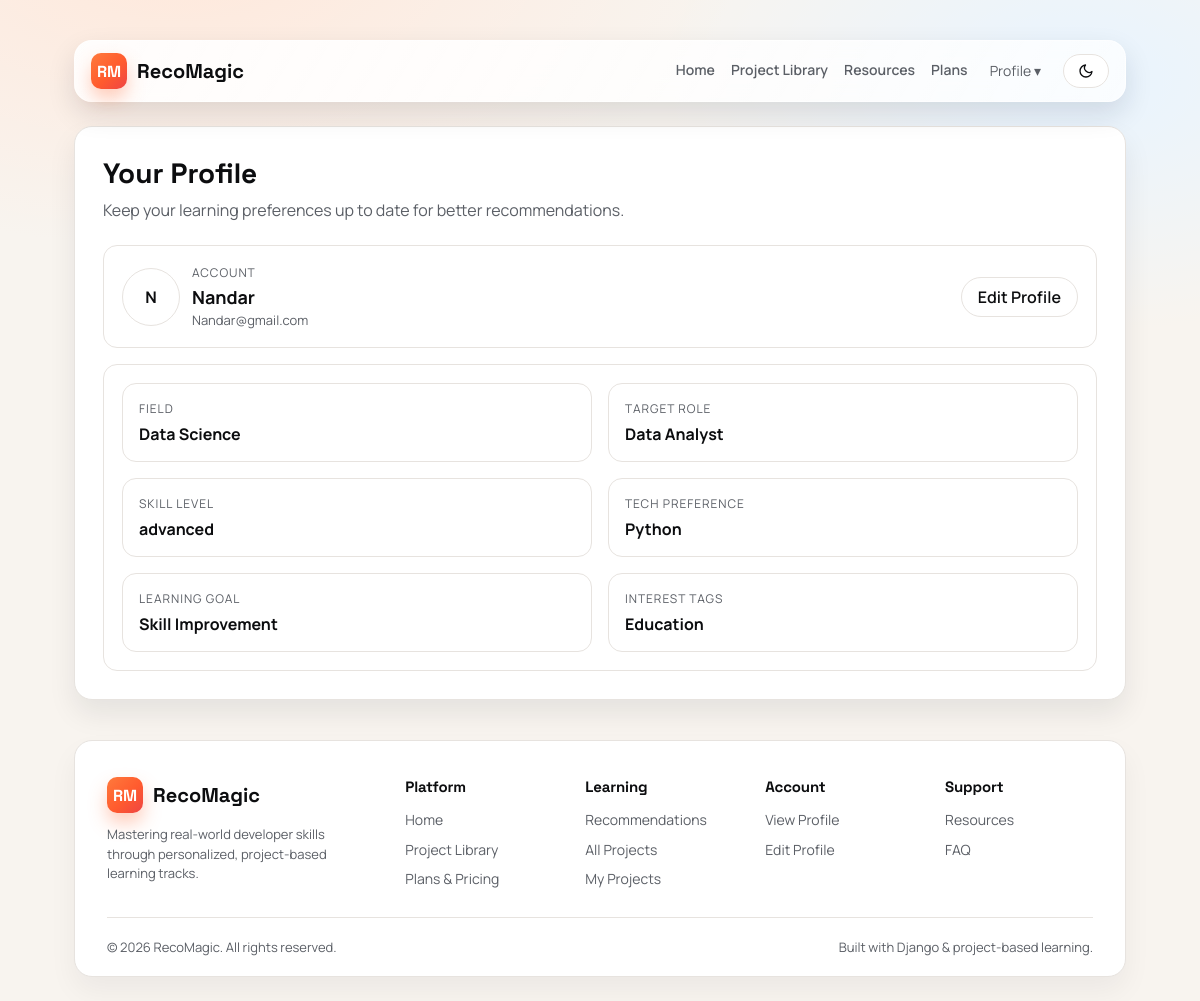
Screenshot of /profile/ (signed in) with the database file from the repository.
### users/models.py (models this page shows, shortened)
class UserProfile(models.Model):
    objects = None
    SKILL_LEVEL_CHOICES = [
        ("beginner", "Beginner"),
        ("intermediate", "Intermediate"),
        ("advanced", "Advanced"),
    ]
    user = models.OneToOneField(settings.AUTH_USER_MODEL, on_delete=models.CASCADE)
    field = models.CharField(max_length=100)
    target_role = models.CharField(max_length=100)
    skill_level = models.CharField(max_length=20, choices=SKILL_LEVEL_CHOICES)
    tech_preference = models.CharField(max_length=100)
    learning_goal = models.CharField(max_length=100)
    interest_tags = models.CharField(max_length=200, help_text="Comma separated tags")
    profile_picture = models.FileField(upload_to="profile_pictures/", blank=True, null=True)

### users/views.py (the view)
# urls.py: path("profile/", views.profile_view, name="profile_view"),
@login_required
def profile_view(request):
    profile = UserProfile.objects.filter(user=request.user).first()
    premium_request = _get_latest_premium_request(request.user)
    premium_review_notice = _mark_review_notice(request.user)
    saved = request.GET.get("saved") == "1"
    return render(
        request,
        "users/profile_view.html",
        {
            "profile": profile,
            "premium_request": premium_request,
            "premium_review_notice": premium_review_notice,
            "saved": saved,
        },
    )

### users/views.py (called while the page is built)
def _get_latest_premium_request(user):
    try:
        return PremiumRequest.objects.filter(user=user).order_by("-requested_at", "-id").first()
    except OperationalError:
        return None

def _get_latest_reviewed_premium_request(user):
    try:
        return (
            PremiumRequest.objects.filter(user=user, status__in=["approved", "rejected"])
            .order_by("-reviewed_at", "-requested_at", "-id")
            .first()
        )
    except OperationalError:
        return None

def _mark_review_notice(user):
    reviewed_request = _get_latest_reviewed_premium_request(user)
    if not reviewed_request or not reviewed_request.reviewed_at:
        return None
    if reviewed_request.user_notified_at and reviewed_request.user_notified_at >= reviewed_request.reviewed_at:
        return None
    reviewed_request.user_notified_at = timezone.now()
    reviewed_request.save(update_fields=["user_notified_at"])
    return reviewed_request

### users/templates/users/profile_view.html (shortened to what this page needs)
{% extends "users/base.html" %}
{% block content %}
<h1 class="page-title">Your Profile</h1>
<p class="page-sub">Keep your learning preferences up to date for better recommendations.</p>
<div class="profile-view-stack">
    <section class="profile-view-card">
        <div class="profile-view-user">
            <div class="profile-view-user-main">
                {% if profile and profile.profile_picture %}
                    <img class="profile-view-avatar" src="{{ profile.profile_picture.url }}" alt="Profile picture" />
                {% else %}
                    <div class="profile-view-fallback">{{ user.username|slice:':1'|upper }}</div>
                {% endif %}
                <div>
                    <span>Account</span>
                    <strong>{{ user.username }}</strong>
                    <div class="helper-text">{{ user.email }}</div>
                </div>
            </div>
            <a class="btn" href="{% url 'profile_edit' %}">Edit Profile</a>
        </div>
    </section>
    <section class="profile-view-card">
        {% if profile %}
            <div class="profile-grid">
                <div class="info-card">
                    <span>Field</span>
                    <strong>{{ profile.field }}</strong>
                </div>
                <div class="info-card">
                    <span>Target Role</span>
                    <strong>{{ profile.target_role }}</strong>
                </div>
                <div class="info-card">
                    <span>Skill Level</span>
                    <strong>{{ profile.skill_level }}</strong>
                </div>
                <div class="info-card">
                    <span>Tech Preference</span>
                    <strong>{{ profile.tech_preference }}</strong>
                </div>
                <div class="info-card">
                    <span>Learning Goal</span>
                    <strong>{{ profile.learning_goal }}</strong>
                </div>
                <div class="info-card">
                    <span>Interest Tags</span>
                    <strong>{{ profile.interest_tags }}</strong>
                </div>
            </div>
        {% else %}
            <div class="empty-state">
                <p>No profile yet. Add your details to unlock tailored project recommendations.</p>
                <a class="btn btn-primary" href="{% url 'profile_edit' %}">Create Profile</a>
            </div>
        {% endif %}
    </section>
</div>
{% endblock %}

### users/templates/users/profile_view.html (style rules this page uses)
.profile-view-stack { display: grid; gap: 16px; }
.profile-view-card { border: 1px solid var(--stroke); border-radius: 14px; padding: 18px; background: var(--surface); }
.profile-view-user { display: flex; align-items: center; justify-content: space-between; gap: 14px; flex-wrap: wrap; }
.profile-view-user-main { display: flex; align-items: center; gap: 12px; }
.profile-view-avatar, .profile-view-fallback { width: 58px; height: 58px; border-radius: 50%; border: 1px solid var(--stroke); }
.profile-view-fallback { display: grid; place-items: center; font-weight: 700; }
.profile-view-user span { display: block; font-size: 12px; text-transform: uppercase; letter-spacing: 0.08em; color: var(--muted); margin-bottom: 4px; }
.profile-view-user strong { display: block; font-size: 18px; margin-bottom: 2px; }

### users/templates/users/base.html (style rules this page uses)
:root { --ink: #0c0d0f; --muted: #5b5f66; --accent: #ff6f3d; --surface: #ffffff; --stroke: #e7e3df; --bg: #f8f4ef; --glow-a: #ffe8db; --glow-b: #e8f4ff; }
* { box-sizing: border-box; }
body { margin: 0; font-family: "Manrope", sans-serif; color: var(--ink); background: radial-gradient(900px 480px at 15% -5%, var(--glow-a) 0, transparent 62%), radial-gradient(700px 420px at 90% 8%, var(--glow-b) 0, transparent 60%), var(--bg); }
a { color: inherit; text-decoration: none; }
.btn { border: 1px solid var(--stroke); padding: 8px 16px; border-radius: 999px; background: var(--surface); font-weight: 600; color: var(--ink); cursor: pointer; transition: transform 0.2s ease, box-shadow 0.2s ease; }
.helper-text { color: var(--muted); font-size: 13px; }
.page-title { font-family: "Space Grotesk", sans-serif; font-size: 28px; margin: 0 0 8px; }
.page-sub { color: var(--muted); margin: 0 0 24px; }
.profile-grid { display: grid; grid-template-columns: repeat(2, minmax(0, 1fr)); gap: 16px; }
.info-card { padding: 16px; border: 1px solid var(--stroke); border-radius: 14px; background: var(--surface); }
.info-card span { display: block; font-size: 12px; text-transform: uppercase; letter-spacing: 0.08em; color: var(--muted); margin-bottom: 6px; }

### rows the page displays
UserProfile: field "Data Science", target_role "Data Analyst", skill_level "advanced", tech_preference "Python", learning_goal "Skill Improvement", interest_tags "Education"

### other values shown
{{ user.username|slice:':1'|upper }} "N"
{{ user.username }} "Nandar"
{{ user.email }} "Nandar@gmail.com"
